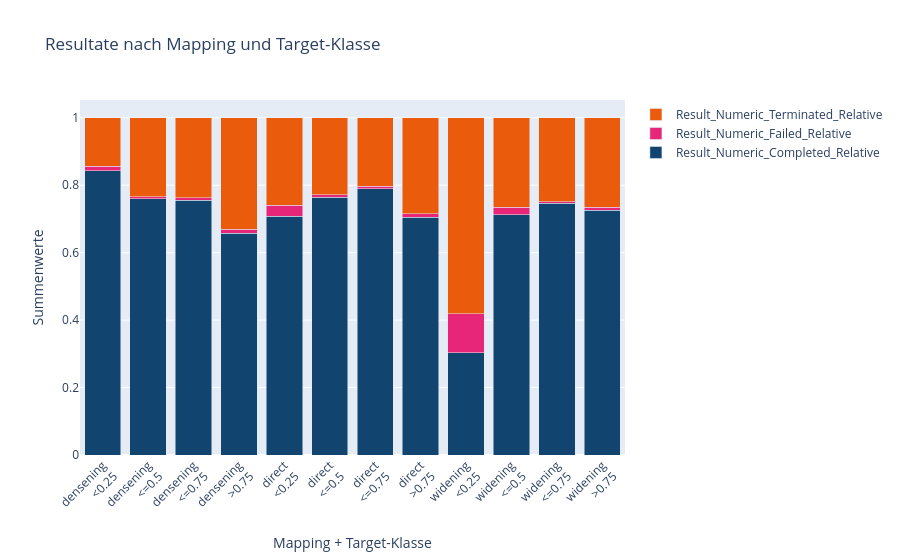

This figure's notebook cell:
### Code cell
# Annahme: df_grouped enthält Spalten: Mapping, Target_Class, Result1, Result2, ...
result_cols = ['Result_Numeric_Completed_Relative', 'Result_Numeric_Failed_Relative', 'Result_Numeric_Terminated_Relative']

# Farbcodes pro Result-Spalte
colors = [color_shades_blue[14], color_shades_purple[10], color_shades_orange[10]]  # Optional: kann erweitert werden

target_classes = df_grouped["Target_Class"].cat.categories

# Liste für Traces
traces = []

# Wir bauen das Diagramm gruppiert nach Mapping + Target_Class
for i, result_col in enumerate(result_cols):
    traces.append(
        go.Bar(
            x=[f"{m}<br>{c}" for m, c in zip(df_grouped["MappingMethod"], df_grouped["Target_Class"])],
            y=df_grouped[result_col],
            name=result_col,
            marker_color=colors[i % len(colors)],
        )
    )

# Plot erzeugen
fig = go.Figure(data=traces)

fig.update_layout(
    barmode="stack",  # Balken nebeneinander
    title="Resultate nach Mapping und Target-Klasse",
    xaxis_title="Mapping + Target-Klasse",
    yaxis_title="Summenwerte",
    xaxis_tickangle=-45
)

fig.show()

### Figure 1 — Plotly figure (JSON) as saved in the notebook; plotly's stock layout.template omitted (floating-point values rounded to 4 significant figures)
{"data": [{"marker": {"color": "#11446e"}, "name": "Result_Numeric_Completed_Relative", "type": "bar", "x": [" densening<br><0.25", " densening<br><=0.5", " densening<br><=0.75", " densening<br>>0.75", " direct<br><0.25", " direct<br><=0.5", " direct<br><=0.75", " direct<br>>0.75", " widening<br><0.25", " widening<br><=0.5", " widening<br><=0.75", " widening<br>>0.75"], "y": [0.8424, 0.7598, 0.756, 0.657, 0.7083, 0.764, 0.7899, 0.7053, 0.3025, 0.7122, 0.7464, 0.7262]}, {"marker": {"color": "#e7267a"}, "name": "Result_Numeric_Failed_Relative", "type": "bar", "x": [" densening<br><0.25", " densening<br><=0.5", " densening<br><=0.75", " densening<br>>0.75", " direct<br><0.25", " direct<br><=0.5", " direct<br><=0.75", " direct<br>>0.75", " widening<br><0.25", " widening<br><=0.5", " widening<br><=0.75", " widening<br>>0.75"], "y": [0.01449, 0.006211, 0.007246, 0.01288, 0.03261, 0.008282, 0.007246, 0.009662, 0.1159, 0.02277, 0.004831, 0.008052]}, {"marker": {"color": "#ea5b0c"}, "name": "Result_Numeric_Terminated_Relative", "type": "bar", "x": [" densening<br><0.25", " densening<br><=0.5", " densening<br><=0.75", " densening<br>>0.75", " direct<br><0.25", " direct<br><=0.5", " direct<br><=0.75", " direct<br>>0.75", " widening<br><0.25", " widening<br><=0.5", " widening<br><=0.75", " widening<br>>0.75"], "y": [0.1431, 0.234, 0.2367, 0.3301, 0.2591, 0.2277, 0.2029, 0.285, 0.5815, 0.265, 0.2488, 0.2657]}], "layout": {"barmode": "stack", "title": {"text": "Resultate nach Mapping und Target-Klasse"}, "xaxis": {"tickangle": -45, "title": {"text": "Mapping + Target-Klasse"}}, "yaxis": {"title": {"text": "Summenwerte"}}}}
